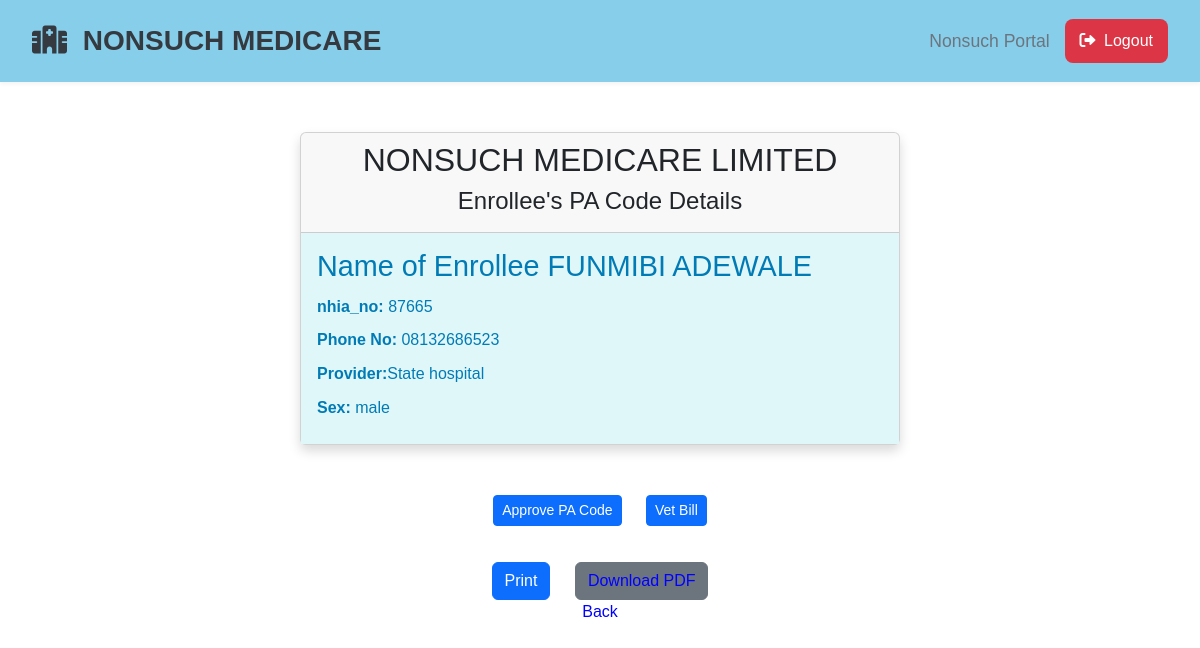
The page /mqams/e_view.php?id=1 on the database its author committed.
### tables this page shows
CREATE TABLE `log_enrollees_in` (
  `id` int(11) NOT NULL,
  `name_of_enrollee` varchar(255) NOT NULL,
  `nhia_no` varchar(20) DEFAULT NULL,
  `sex` varchar(10) DEFAULT NULL,
  `phone_no` varchar(20) DEFAULT NULL,
  `primary_hospital` varchar(255) DEFAULT NULL,
  `secondary_hospital` varchar(255) DEFAULT NULL,
  `status_position` varchar(20) DEFAULT NULL,
  `primary_hospital_code` varchar(20) DEFAULT NULL,
  `secondary_hospital_code` varchar(20) DEFAULT NULL,
  `diagnosis` text DEFAULT NULL,
  `procedure_text` text DEFAULT NULL,
  `dob` date DEFAULT NULL,
  `further_diagnosis` text DEFAULT NULL,
  `pa_code` varchar(30) DEFAULT NULL,
  `staff_id` varchar(20) DEFAULT NULL,
  `created_on` timestamp NOT NULL DEFAULT current_timestamp() ON UPDATE current_timestamp(),
  `no_of_days_admission` varchar(11) NOT NULL,
  `bill_vetted_by` varchar(11) NOT NULL,
  `checked_by` varchar(11) NOT NULL,
  `re_checked_by` varchar(11) NOT NULL,
  `appoved_by` varchar(11) NOT NULL,
  `paid_by` varchar(11) NOT NULL
);

### mqams/e_view.php (the view, shortened to what this page needs)
<?php
require "../backend/connection.php";
if (isset($_GET["id"])) {
    $enrollee_id = $_GET["id"];
    $sql = "SELECT * FROM `log_enrollees_in` WHERE id = ?";
    $stmt = $con->prepare($sql);
    $stmt->bind_param("i", $enrollee_id);
    $stmt->execute();
    $result = $stmt->get_result();
    $row = $result->fetch_assoc();
}
?>
<html lang="en">
<head>
    <link rel="stylesheet" href="https://stackpath.bootstrapcdn.com/bootstrap/4.5.2/css/bootstrap.min.css">
</head>
<body>
<?php include('../loginsystem/header.php'); ?>
<div class="container">
    <div class="card">
        <div class="card-header">
        <h2>NONSUCH <span class="details">MEDICARE</span> LIMITED</h2>
            <h4>Enrollee's PA Code Details</h4>
        </div>
        <div class="card-body">
            <div class="details">
                <h5>Name of Enrollee <?php echo $row['name_of_enrollee']; ?></h5>
                <p><strong>nhia_no:</strong> <?php echo $row['nhia_no']; ?></p>
                <p><strong>Phone No:</strong> <?php echo $row['phone_no']; ?></p>
                <p><strong>Provider:</strong><?php echo $row['primary_hospital'];?></p>
                <p><strong>Sex:</strong> <?php echo $row['sex']; ?></p>
            </div>
        </div>
    </div>
    <div class="container text-center"><a href="e_pa_code_approval.php?id=<?php echo $row['id']; ?>"><button
                                                name="pa_code_approval" class="btn btn-primary btn-sm">Approve PA
                                                Code</button></a>
                                        <a href="e_vet_service_inputs.php?id=<?php echo $row['pa_code']; ?>"><button
                                                name="vet_bill" class="btn btn-primary btn-sm">Vet Bill</button></a></div>
    <div class="btn-container">
        <input type="button" value="Print" onclick="window.print()" class="btn btn-primary mt-3">
        <a href="generate_pdf.php?id=<?php echo $enrollee_id; ?>" class="btn btn-secondary mt-3">Download PDF</a>
    </div>
</div>
<p class="text-center">
<a href="e_display.php">Back</a></p>
</body>
</html>

### mqams/e_view.php (style rules this page uses)
body { background-color: #f0f8ff; font-family: 'Segoe UI', Tahoma, Geneva, Verdana, sans-serif; }
.card { border: 2px solid #87CEEB; border-radius: 15px; box-shadow: 0 6px 12px rgba(0, 0, 0, 0.15); width: 600px; margin: 50px auto; }
.card-header { background-color: #87CEEB; color: white; border-bottom: 2px solid #6cb2eb; border-top-left-radius: 15px; border-top-right-radius: 15px; padding: 20px; text-align: center; }
.card-body { background-color: #e0f7fa; padding: 30px; display: flex; align-items: flex-start; }
.details { flex-grow: 1; }
.details h5 { color: #007bb5; font-size: 1.8em; margin-bottom: 10px; }
.details p { color: #007bb5; margin-bottom: 8px; line-height: 1.6; }
.btn-container { text-align: center; margin-top: 20px; }
.btn-primary, .btn-secondary { background-color: #87CEEB; border-color: #6cb2eb; padding: 12px 25px; border-radius: 8px; font-size: 1em; transition: background-color 0.3s; margin: 0 10px; }

### loginsystem/header.php (style rules this page uses)
body { font-family: sans-serif; }
a:link { color: blue; text-decoration: none; }

### rows shown on the page
log_enrollees_in: name_of_enrollee "FUNMIBI ADEWALE", nhia_no "87665", phone_no "08132686523", primary_hospital "State hospital", sex "male"
